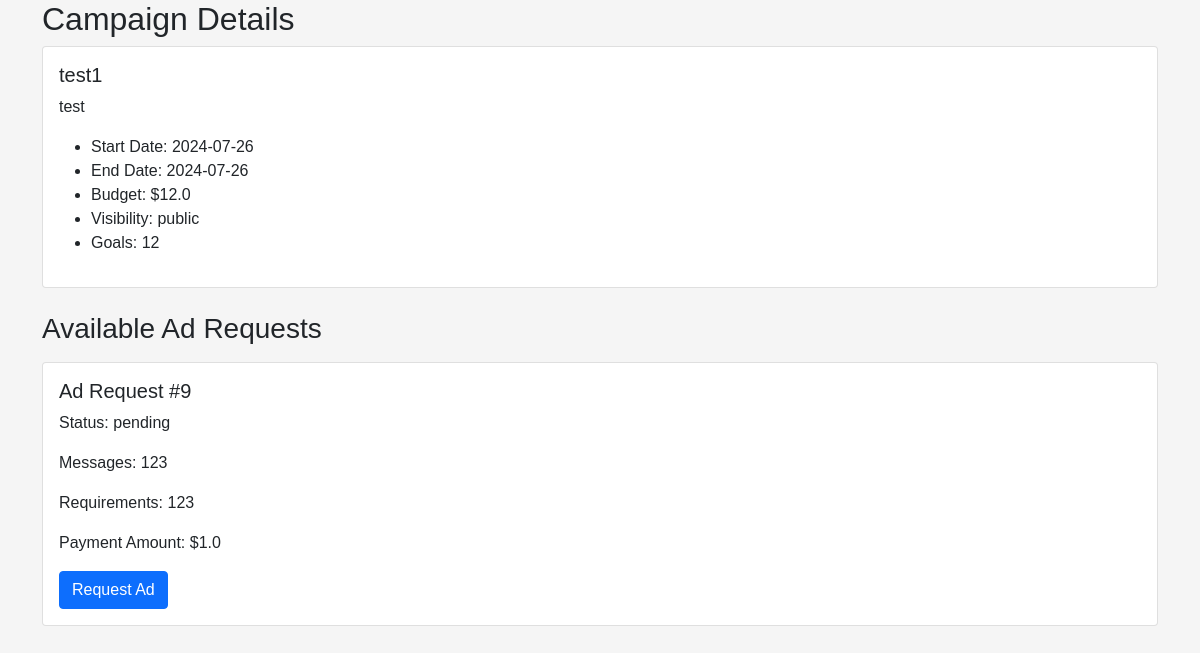
Screenshot of /view_campaign/2 (signed in) with the database file from the repository.
### backend/models.py (models this page shows)
class Campaign(db.Model):
    __tablename__ = 'campaigns'
    id = db.Column(db.Integer, primary_key=True)
    sponsor_id = db.Column(db.Integer, db.ForeignKey('sponsors.id'), nullable=False)
    name = db.Column(db.String(100), nullable=False)
    description = db.Column(db.Text)
    start_date = db.Column(db.Date, nullable=False)
    end_date = db.Column(db.Date, nullable=False)
    budget = db.Column(db.Float, nullable=False)
    visibility = db.Column(db.Enum('public', 'private'), nullable=False)
    goals = db.Column(db.Text)
    sponsor = relationship('Sponsor', back_populates='campaigns')
    ad_requests = relationship('AdRequest', back_populates='campaign')

class AdRequest(db.Model):
    __tablename__ = 'ad_requests'
    id = db.Column(db.Integer, primary_key=True)
    campaign_id = db.Column(db.Integer, db.ForeignKey('campaigns.id'), nullable=False)
    influencer_id = db.Column(db.Integer, db.ForeignKey('influencers.id'), nullable=False)
    messages = db.Column(db.Text)
    requirements = db.Column(db.Text)
    payment_amount = db.Column(db.Float, nullable=False)
    status = db.Column(db.Enum('pending', 'accepted', 'rejected', 'negotiating','requested'), nullable=False, default='pending')
    created_at = db.Column(db.DateTime, default=datetime.utcnow)
    updated_at = db.Column(db.DateTime, default=datetime.utcnow, onupdate=datetime.utcnow)
    campaign = relationship('Campaign', back_populates='ad_requests')
    influencer = relationship('Influencer', back_populates='ad_requests')
    proposed_amount = db.Column(db.Float)
    last_updated_by = db.Column(db.Enum('sponsor', 'influencer'))

### backend/controller.py (the view)
@app.route("/view_campaign/<int:campaign_id>")
@login_required
def view_campaign(campaign_id):
    campaign = Campaign.query.get_or_404(campaign_id)
    ad_requests = AdRequest.query.filter_by(campaign_id=campaign_id, status='pending').all()
    return render_template("view_campaign.html", campaign=campaign, ad_requests=ad_requests)

### app.py (called while the page is built)
def init_app():
    app = Flask(__name__)
    app.secret_key = 'fsfdgdsgs'
    app.debug = True
    app.config['SQLALCHEMY_DATABASE_URI'] = 'sqlite:///iescp.db'
    db.init_app(app)
    app.app_context().push()
    login_manager = LoginManager()
    login_manager.login_view = 'controller.login'
    login_manager.init_app(app)
    @login_manager.user_loader
    def load_user(id):
        return User.query.get(int(id))
    print("app started....")
    return app

### templates/view_campaign.html
{% extends "base.html" %}
{% block content %}
<div class="container">
    <h2>Campaign Details</h2>
    <div class="card">
        <div class="card-body">
            <h5 class="card-title">{{ campaign.name }}</h5>
            <p>{{ campaign.description }}</p>
            <ul>
                <li>Start Date: {{ campaign.start_date }}</li>
                <li>End Date: {{ campaign.end_date }}</li>
                <li>Budget: ${{ campaign.budget }}</li>
                <li>Visibility: {{ campaign.visibility }}</li>
                <li>Goals: {{ campaign.goals }}</li>
            </ul>
        </div>
    </div>
    {% if current_user.role == 'influencer' %}
    <h3 class="mt-4">Available Ad Requests</h3>
    {% for ad_request in ad_requests %}
    <div class="card mt-3">
        <div class="card-body">
            <h5 class="card-title">Ad Request #{{ ad_request.id }}</h5>
            <p>Status: {{ ad_request.status }}</p>
            {% if ad_request.messages %}
            <p>Messages: {{ ad_request.messages }}</p>
            {% endif %}
            {% if ad_request.requirements %}
            <p>Requirements: {{ ad_request.requirements }}</p>
            {% endif %}
            {% if ad_request.payment_amount %}
            <p>Payment Amount: ${{ ad_request.payment_amount }}</p>
            {% endif %}
            <form action="{{ url_for('request_ad', ad_request_id=ad_request.id) }}" method="POST">
                <button type="submit" class="btn btn-primary">Request Ad</button>
            </form>
        </div>
    </div>
    {% else %}
    <p>No available ad requests for this campaign.</p>
    {% endfor %}
    {% endif %}
</div>
{% endblock %}

### static/css/styles.css (style rules this page uses)
body { font-family: Arial, sans-serif; background-color: #f5f5f5; }

### rows the page displays
Campaign: name "test1", description "test", start_date "2024-07-26", end_date "2024-07-26", budget "12.0", visibility "public", goals "12"
AdRequest: id "9", status "pending", messages "123", requirements "123", payment_amount "1.0"
